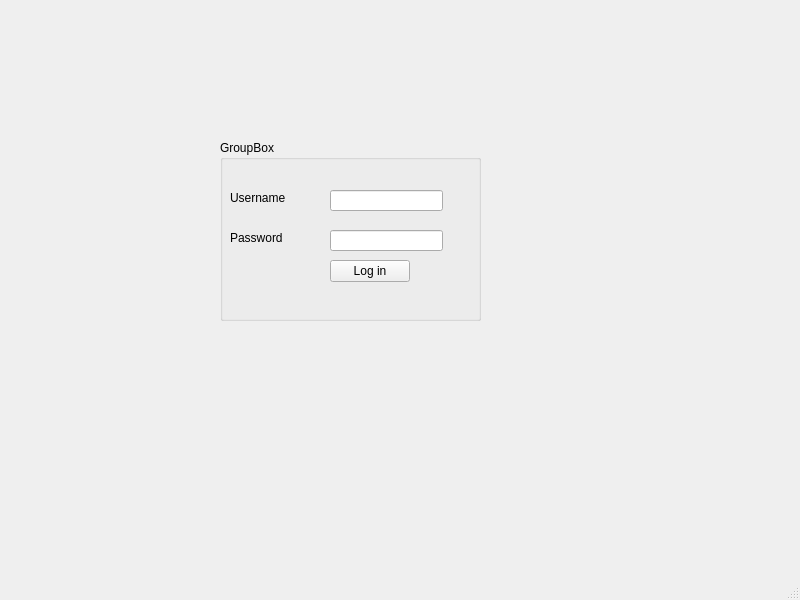
<?xml version="1.0" encoding="UTF-8"?>
<ui version="4.0">
 <class>LogInWindow</class>
 <widget class="QMainWindow" name="LogInWindow">
  <property name="geometry">
   <rect>
    <x>0</x>
    <y>0</y>
    <width>800</width>
    <height>600</height>
   </rect>
  </property>
  <property name="windowTitle">
   <string>LogInWindow</string>
  </property>
  <widget class="QWidget" name="centralwidget">
   <widget class="QGroupBox" name="groupBox">
    <property name="geometry">
     <rect>
      <x>220</x>
      <y>140</y>
      <width>261</width>
      <height>181</height>
     </rect>
    </property>
    <property name="title">
     <string>GroupBox</string>
    </property>
    <widget class="QLabel" name="label">
     <property name="geometry">
      <rect>
       <x>10</x>
       <y>50</y>
       <width>91</width>
       <height>16</height>
      </rect>
     </property>
     <property name="text">
      <string>Username</string>
     </property>
    </widget>
    <widget class="QLabel" name="label_2">
     <property name="geometry">
      <rect>
       <x>10</x>
       <y>90</y>
       <width>91</width>
       <height>16</height>
      </rect>
     </property>
     <property name="text">
      <string>Password</string>
     </property>
    </widget>
    <widget class="QLineEdit" name="lineEdit">
     <property name="geometry">
      <rect>
       <x>110</x>
       <y>50</y>
       <width>113</width>
       <height>21</height>
      </rect>
     </property>
    </widget>
    <widget class="QLineEdit" name="lineEdit_2">
     <property name="geometry">
      <rect>
       <x>110</x>
       <y>90</y>
       <width>113</width>
       <height>21</height>
      </rect>
     </property>
     <property name="echoMode">
      <enum>QLineEdit::Password</enum>
     </property>
    </widget>
    <widget class="QPushButton" name="pushButton">
     <property name="geometry">
      <rect>
       <x>110</x>
       <y>120</y>
       <width>80</width>
       <height>22</height>
      </rect>
     </property>
     <property name="text">
      <string>Log in</string>
     </property>
    </widget>
   </widget>
  </widget>
  <widget class="QMenuBar" name="menubar">
   <property name="geometry">
    <rect>
     <x>0</x>
     <y>0</y>
     <width>800</width>
     <height>27</height>
    </rect>
   </property>
  </widget>
  <widget class="QStatusBar" name="statusbar"/>
 </widget>
 <resources/>
 <connections/>
</ui>
